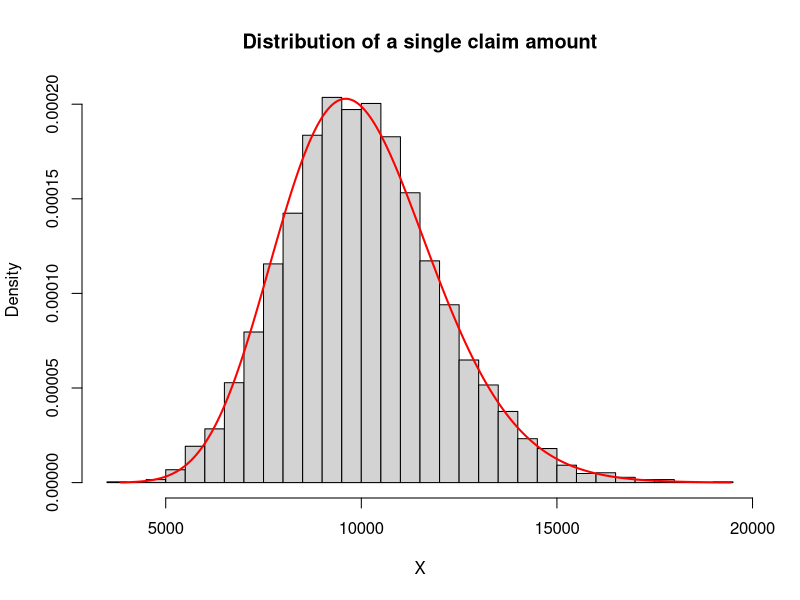
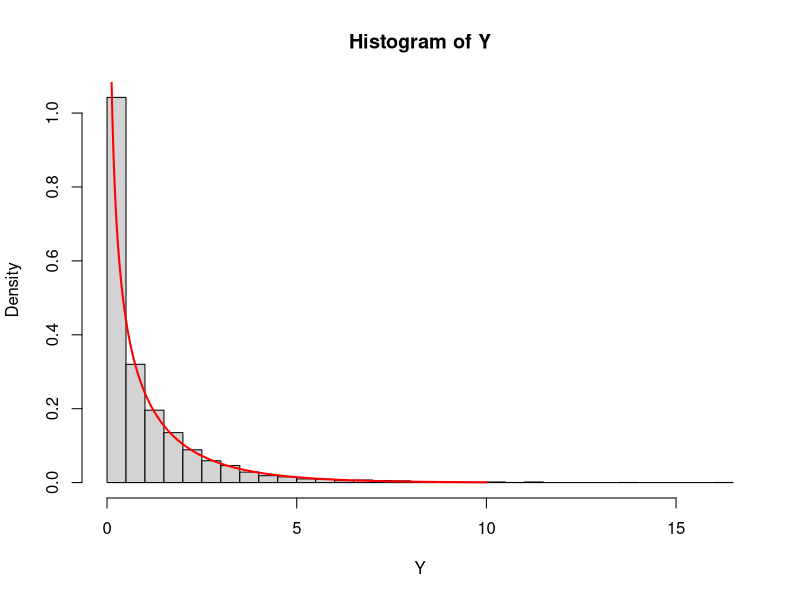
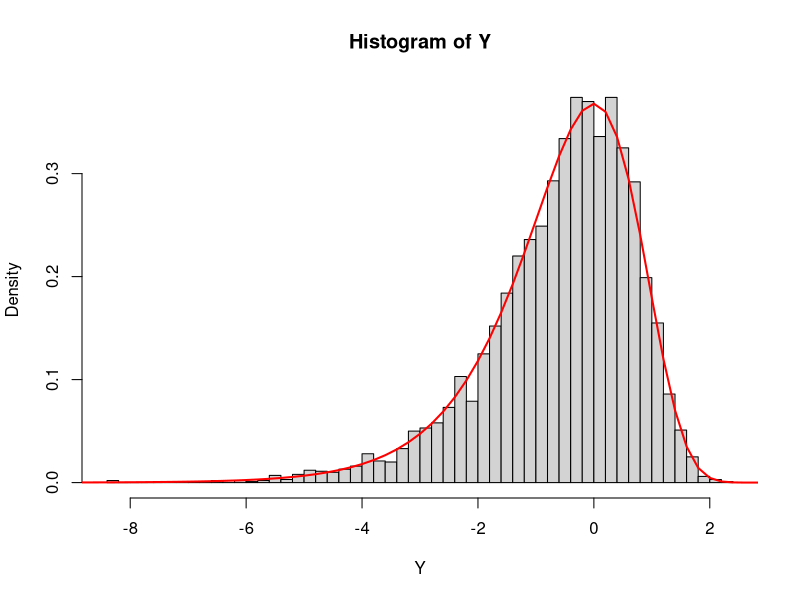
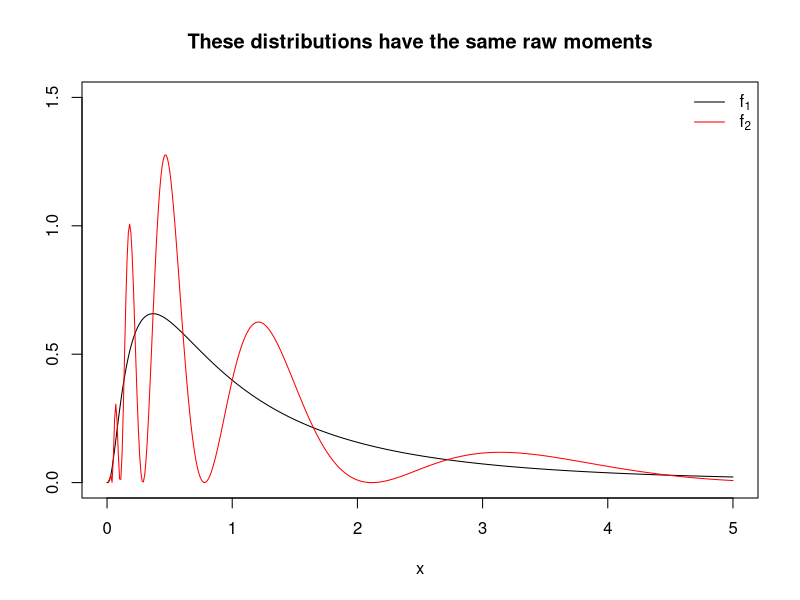
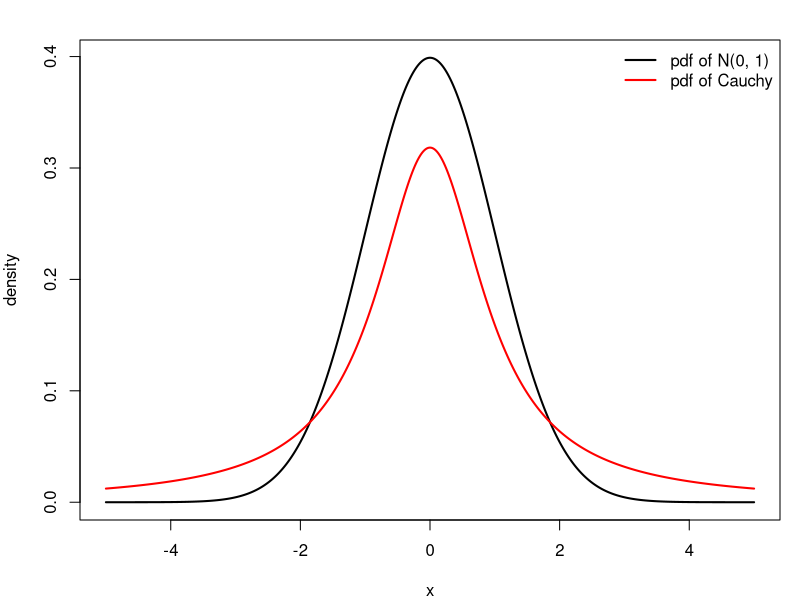
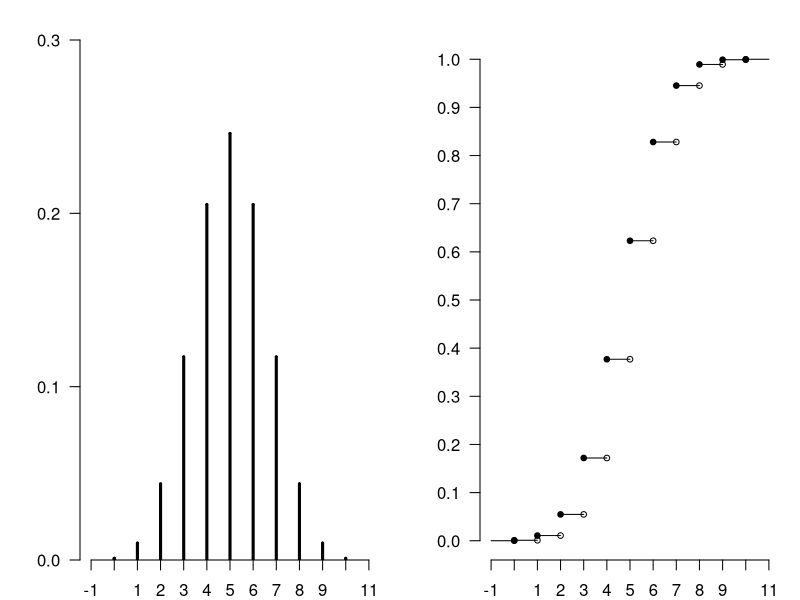
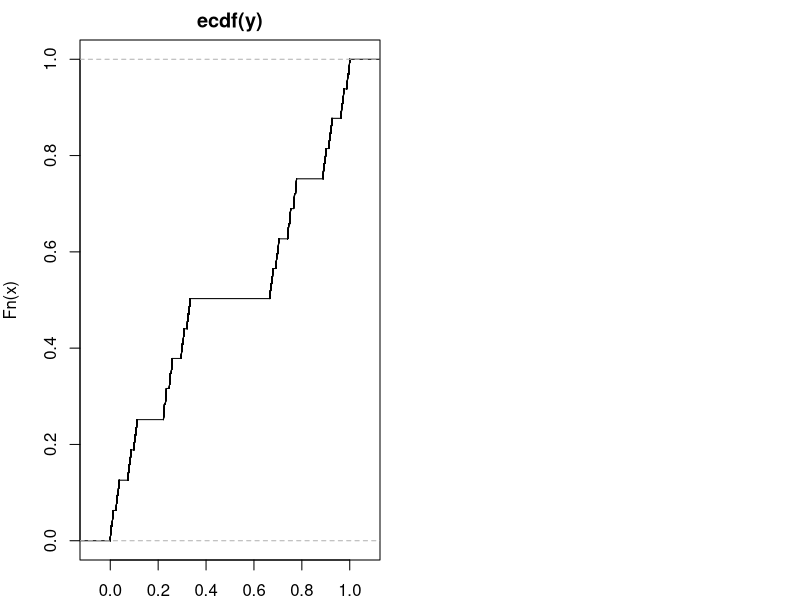
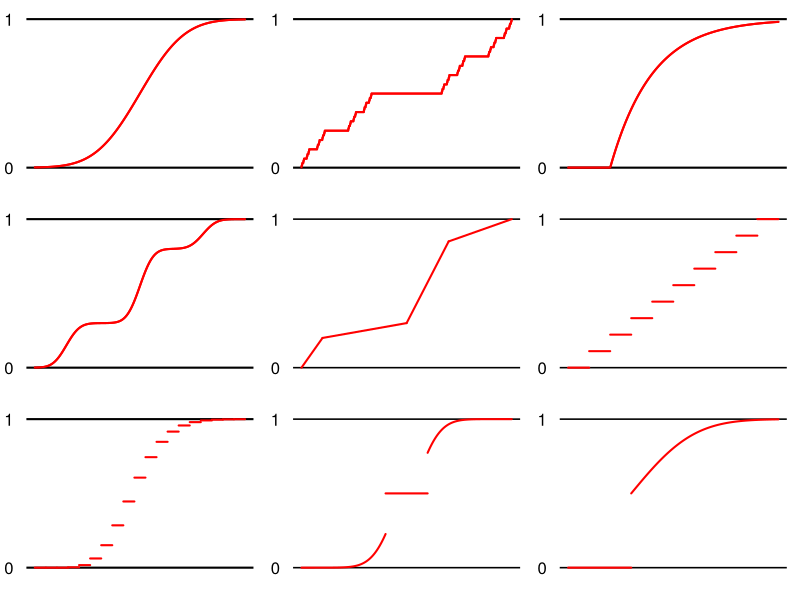

Reproduce these figures in R, in order.
# ==============================================================================
# plot a gamma
# ==============================================================================

n <- 5000
alpha = 25
beta = 0.0025
X <- rgamma(n, shape = alpha, rate = beta)
hist(X, breaks = "Scott", freq = FALSE,
     main = "Distribution of a single claim amount")
curve(dgamma(x, shape = alpha, rate = beta),
      from = min(X),
      to = max(X),
      lwd = 2,
      col = "red", 
      n = 500,
      add = TRUE)

mean(X)
sd(X)

1 - pgamma(15000, shape = alpha, rate = beta)
mean(X > 150000)

# ==============================================================================
# chi-squared
# ==============================================================================

n <- 5000
Z <- rnorm(n)
Y <- Z^2
hist(Y, breaks = "Scott", freq = FALSE)
curve(dgamma(x, shape = 1/2, rate = 1/2),
      from = 0,
      to = 10,
      lwd = 2,
      col = "red", 
      n = 500,
      add = TRUE)

# ==============================================================================
# transformation practice
# ==============================================================================

X = rgamma(5000, 1, 1)
Y = log(X)
hist(Y, breaks = "Scott", freq = FALSE)
curve(exp(x - exp(x)),
      from = -15,
      to = 5,
      lwd = 2,
      col = "red",
      add = TRUE)

# ==============================================================================
# different distributions, same raw moments.
# ==============================================================================

x = seq(0, 5, length.out = 500)
f1 = dlnorm(x, meanlog = 0, sdlog = 1)
f2 = f1 * (1 + sin(2*pi*log(x)))
plot(x, f1, type = "l", ylim = c(0, 1.5),
     main = "These distributions have the same raw moments",
     ylab = "")
lines(x, f2, col = "red")
legend("topright",
       c(expression(f[1]), expression(f[2])),
       lty = c(1, 1), 
       col = c("black", "red"),
       bty = "n")

# ==============================================================================
# N(0, 1) versus Cauchy
# ==============================================================================

par(mfrow = c(1, 1), mar = c(4, 4, 2, 1))

curve(dnorm(x), from = -5, to = 5, lwd = 2, ylab = "density", n = 500)
curve(dt(x, df = 1), from = -5, to = 5, add = TRUE, col = "red", lwd = 2, n = 500)
legend("topright", c("pdf of N(0, 1)", "pdf of Cauchy"), 
       lty = 1, lwd = 2, col = c("black", "red"), bty = "n")

# ==============================================================================
# plot discrete pmf and cdf side-by-side
# ==============================================================================

discrete_pmf <- function(x, p, ylim, xlim = c(min(x) - 1, max(x) + 1), label = ""){
  plot(x, p,
       pch = 19,
       cex = 0.25,
       xlab = "",
       ylab = "",
       main = "",
       ylim = ylim,
       yaxs = "i",
       yaxt = "n",
       xlim = xlim,
       xaxt = "n",
       bty = "n"
  )
  segments(x,
           rep(0, length(x) + 1),
           x1 = x,
           y1 = p,
           lwd = 3
  )
  axis(1, at = floor(xlim[1]):ceiling(xlim[2]), cex.axis = 1)
  axis(2, at = seq(0, 1, length.out = 11), las = 1, cex.axis = 1)
  legend("topright", label, bty = "n", cex = 3)
}

discrete_cdf <- function(x, p, xlim = c(min(x) - 1, max(x) + 1), label = ""){
  closeddot = cumsum(p)
  opencircle = c(0, closeddot[1:length(x)-1])
  plot(x, closeddot, pch = 19, cex = 0.75,
       ylim = c(0, 1),
       ylab = "", main = "", xlab = "",
       yaxt = "n",
       xlim = xlim,
       xaxt = "n",
       #yaxs = "i", 
       bty = "n")
  points(x, opencircle, cex = 0.75)
  segments(c(xlim[1], x), c(0, closeddot), c(x, xlim[2]), c(0, closeddot), lwd = 1)
  axis(1, at = floor(xlim[1]):ceiling(xlim[2]), cex.axis = 1)
  axis(2, at = seq(0, 1, length.out = 11), las = 1, cex.axis = 1)
  legend("bottomright", label, bty = "n", cex = 3)
}

x <- 0:10
p <- dbinom(x, max(x), prob = 0.5)

par(mfrow = c(1, 2), mar = c(2, 4, 2, 1))

discrete_pmf(x, p, c(0, 0.3))
discrete_cdf(x, p)

# ==============================================================================
# plot the Cantor distribution
# https://stats.stackexchange.com/questions/229556/how-to-sample-from-cantor-distribution
# ==============================================================================

binary.to.ternary <- function(x) {
  y <- 0
  x <- round(2^52 * x)
  for (i in 1:52) {
    y <- y + 2*(x %% 2)
    y <- y/3
    x <- floor(x/2)
  }
  y
}

n <- 50000
x <- runif(n)
y <- binary.to.ternary(x)
plot(ecdf(y), pch = ".")

# ==============================================================================
# plot 3 x 3 CDFs
# ==============================================================================

cartoon_continuous_cdf <- function(x, p, lwd = 2){
  plot(x, p, 
       type = "l",
       xaxt = "n", 
       yaxt = "n", 
       bty = "n", 
       col = "red", 
       ylim = c(0, 1),
       lwd = lwd)
  abline(h = c(0, 1), lwd = lwd)
  mtext(c("0", "1"), side = 2, at = c(0, 1), las = 1, line = 1)
  lines(x, p, col = "red", lwd = lwd)
}

cartoon_discrete_cdf <- function(x, p, xlim = c(min(x) - 1, max(x) + 1), lwd = 2, label = ""){
  closeddot = cumsum(p)
  opencircle = c(0, closeddot[1:length(x)-1])
  plot(x, closeddot, pch = 19, cex = 0.75,
       ylim = c(0, 1),
       ylab = "", main = "", xlab = "",
       yaxt = "n",
       xlim = xlim,
       xaxt = "n",
       col = "white",
       #yaxs = "i", 
       bty = "n")
  #points(x, opencircle, cex = 0.75)
  abline(h = c(0, 1), lwd = lwd)
  mtext(c("0", "1"), side = 2, at = c(0, 1), las = 1, line = 1)
  segments(c(xlim[1], x), c(0, closeddot), c(x, xlim[2]), c(0, closeddot), 
           lwd = lwd, col = "red")
  #axis(1, at = floor(xlim[1]):ceiling(xlim[2]), cex.axis = 1)
  #axis(2, at = seq(0, 1, length.out = 11), las = 1, cex.axis = 1)
  #legend("bottomright", label, bty = "n", cex = 3)
}

par(mfrow = c(3, 3), mar = c(2, 2, 1, 1))

cdf_lwd = 2

# GAUSSIAN

x = seq(-3, 3, length.out = 2500)
y = pnorm(x)
cartoon_continuous_cdf(x, y)

# CANTOR

binary.to.ternary <- function(x) {
  y <- 0
  x <- round(2^52 * x)
  for (i in 1:52) {
    y <- y + 2*(x %% 2)
    y <- y/3
    x <- floor(x/2)
  }
  y
}

n <- 50000
x <- runif(n)
y <- binary.to.ternary(x)
p <- ecdf(y)
cartoon_continuous_cdf(sort(x), p(sort(x)))

# GAMMA

x = seq(-1, 4, length.out = 2500)
y = pgamma(x, shape = 1, rate = 1)
cartoon_continuous_cdf(x, y)

# GAUSSIAN MIXTURE

x = seq(-10, 10, length.out = 2500)
y = 0.2 * pnorm(x, mean = 6) + 0.5 * pnorm(x) + 0.3 * pnorm(x, mean = -7)
cartoon_continuous_cdf(x, y)


# piecewise linear

plot(0, xlim = c(-5, 5), ylim = c(0, 1),
     xaxt = "n", yaxt = "n", bty = "n", col = "white")
abline(h = c(0, 1), lwd = 1.5)
mtext(c("0", "1"), side = 2, at = c(0, 1), las = 1, line = 1)
segments(c(-5, -4, 0, 2), 
         c(0, 0.2, 0.3, 0.85), 
         c(-4, 0, 2, 5), 
         c(0.2, 0.3, 0.85, 1), 
         col = "red", lwd = cdf_lwd)


# binom

plot(0, xlim = c(-5, 5), ylim = c(0, 1),
     xaxt = "n", yaxt = "n", bty = "n", col = "white")
abline(h = c(0, 1), lwd = 1.5)
mtext(c("0", "1"), side = 2, at = c(0, 1), las = 1, line = 1)
segments(-5:4, seq(0, 1, length.out = 10), -4:5, seq(0, 1, length.out = 10), col = "red", lwd = cdf_lwd)

# poisson

x = -2:15
p = dpois(x, 6)
cartoon_discrete_cdf(x, p)

# mixed

plot(0, xlim = c(-5, 5), ylim = c(0, 1),
     xaxt = "n", yaxt = "n", bty = "n", col = "white")
abline(h = c(0, 1), lwd = 1.5)
mtext(c("0", "1"), side = 2, at = c(0, 1), las = 1, line = 1)
segments(-1, 0.5, 1, 0.5, col = "red", lwd = cdf_lwd)
lines(seq(-5, -1, length.out = 500), 
      pnorm(seq(-6, -1.75, length.out = 500), mean = -1), col = "red", lwd = cdf_lwd)
lines(seq(1, 5, length.out = 500), 
      pnorm(seq(1.75, 6, length.out = 500), mean = 1), 
      col = "red", lwd = cdf_lwd)


# mixed

plot(0, xlim = c(-5, 5), ylim = c(0, 1),
     xaxt = "n", yaxt = "n", bty = "n", col = "white")
abline(h = c(0, 1), lwd = 1.5)
mtext(c("0", "1"), side = 2, at = c(0, 1), las = 1, line = 1)
segments(-5, 0, -2, 0, col = "red", lwd = cdf_lwd)
lines(seq(-2, 5, length.out = 1000), 
      pnorm(seq(0, 3, length.out = 1000)), 
      col = "red", lwd = cdf_lwd)